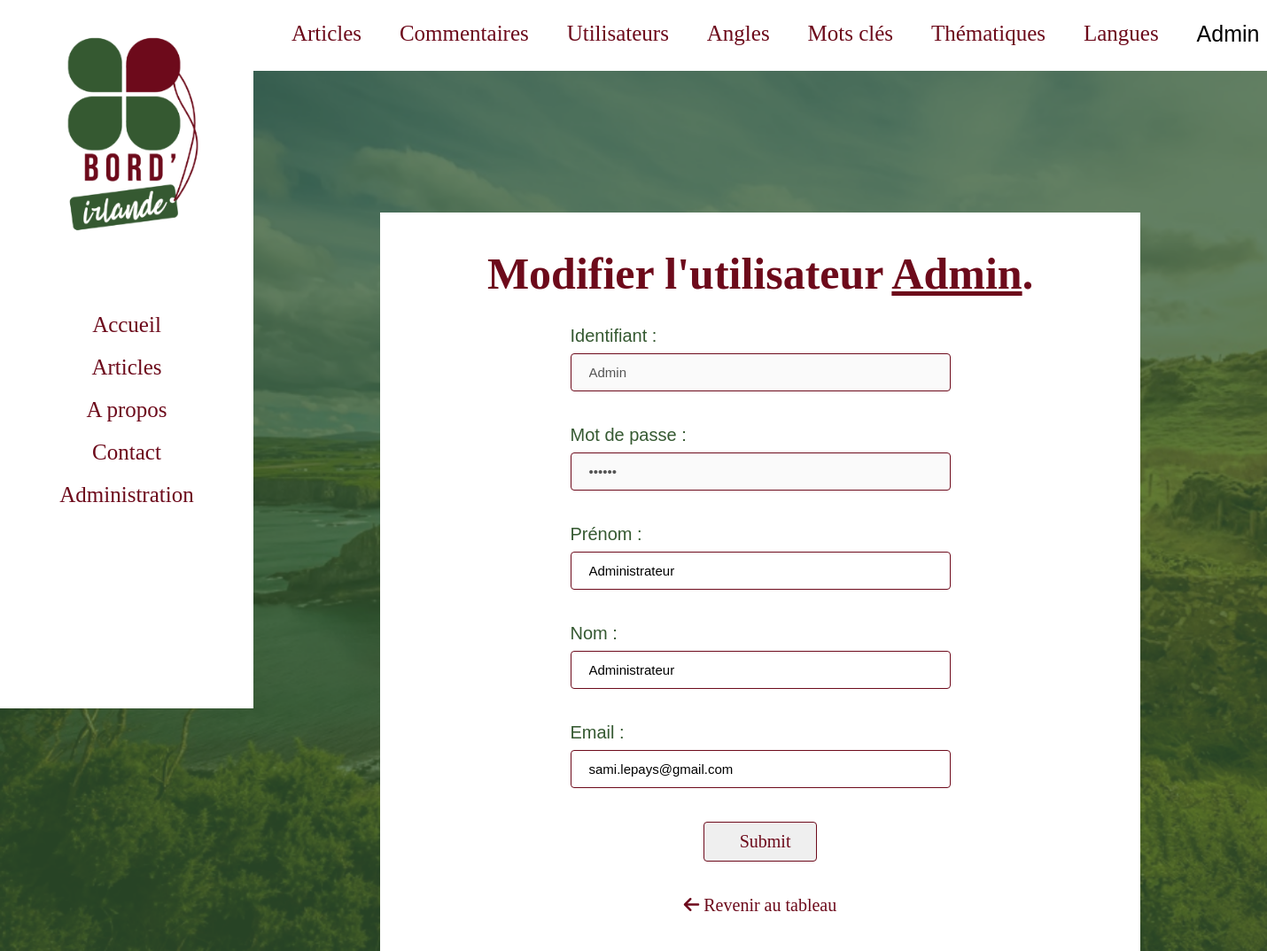
/utilisateurs/update.php?id=Admin (signed in), run on the app's committed database.
### tables this page shows
CREATE TABLE IF NOT EXISTS `user` (
  `Login` char(30) NOT NULL,
  `Pass` char(255) NOT NULL,
  `LastName` char(30) DEFAULT NULL,
  `FirstName` char(30) DEFAULT NULL,
  `EMail` char(50) NOT NULL,
  PRIMARY KEY (`Login`,`Pass`),
  KEY `USER_FK` (`Login`,`Pass`)
);

### utilisateurs/update.php (the view, shortened to what this page needs)
<?php
    include '../assets/php/connect_PDO.php';
?>
<!DOCTYPE html>
<html>
    <head>
		<link rel="stylesheet" href="../assets/css/style.css" />
    </head>
    <body>
        <?php include '../assets/php/menuInAdminShow.php'; ?>
            <div class="thematiques">
                            <?php include '../assets/php/menuAdmin.php'; ?>
                <div class="Update">
                            <?php
                                if(isset($_GET['id']) && !empty($_GET['id'])) {
                                    $req = $bdd->prepare('SELECT * FROM user WHERE Login = :id');
                                    $req->execute(array(
                                        'id' => $_GET['id']
                                    ));
                                    $donnees = $req->fetch();
                                    if(!empty($donnees)) {
                                        ?>
                                            <h1>Modifier l'utilisateur <span><?php echo $_GET['id']; ?></span>.</h1>
                                                <div class="UpdateContent">
                                                                        <form action="update.php?id=<?php echo $_GET['id']; ?>" method="POST">
                                                                            <div class="Margin">
                                                                                <label for="Login">Identifiant :</label>
                                                                                <input type="text" id="Login" name="Login" placeholder="JohnDoe33" size="30" maxlength="30" value="<?php echo $donnees['Login']; ?>" required disabled><br>
                                                                            </div>
                                                                            <div class="Margin">
                                                                                <label for="Pass">Mot de passe :</label>
                                                                                <input type="password" id="Pass" name="Pass" placeholder="Entrer votre mot de passe" maxlength="255" minlength="6" value="******" required disabled><br>
                                                                            </div>
                                                                            <div class="Margin">
                                                                                <label for="FirstName">Prénom :</label>
                                                                                <input type="text" id="FirstName" name="FirstName" placeholder="John" size="30" maxlength="30" value="<?php echo $donnees['FirstName']; ?>" required><br>
                                                                            </div>
                                                                            <div class="Margin">
                                                                                <label for="LastName">Nom :</label>
                                                                                <input type="text" id="LastName" name="LastName" placeholder="Doe" size="30" maxlength="30" autofocus="autofocus" value="<?php echo $donnees['LastName']; ?>" required><br>
                                                                            </div>
                                                                            <div class="Margin">
                                                                                <label for="EMail">Email :</label>
                                                                                <input type="email" id="EMail" name="EMail" placeholder="johndoe@exemple.com" size="50" maxlength="50" value="<?php echo $donnees['EMail']; ?>" required><br>
                                                                            </div>
                                                                            <div class="validerInput">
                                                                                <input type="submit"><br>
                                                                            </div>
                                                                        </form>
                                                    <div class="Margin validerInput">
                                                                        <a href="index.php" class="back"><i class="fas fa-arrow-left"></i> Revenir au tableau</a>
                                                                    <?php
                                                                } else {
                                                                    $_SESSION['answer'] = "<span>Cet utilisateur est introuvable !</span>";
                                                                    header('Location: index.php');
                                                                }
                                                            } else {
                                                                $_SESSION['answer'] = "<span>Cet utilisateur est introuvable !</span>";
                                                                header('Location: index.php');
                                                            }
                                                        ?>
                                                    </div>
                                                </div>
                </div>
            </div>
    </body>
</html>

### assets/css/style.css (style rules this page uses)
body { display: flex; margin: 0px; background-image: url("../images/image_2.png"); background-repeat: no-repeat; background-attachment: fixed; background-color: #345831; background-size: cover; width: 100vw; height: 100vh; }
.thematiques { display: flex; flex-direction: column; margin-left: 20vw; }
.thematiques h1 { font-family: 'Bebas Neue', cursive; color: #6D0A1B; text-align: center; font-size: 50px; padding-top: 10vh; margin: 0px; margin-top: 5vh; }
.Update { background-color: white; width: 60vw; height: auto; margin-top: 20vh; margin-left: 10vw; font-size: 20px; margin-bottom: 10vh; }
.Update h1 { padding-top: 0; }
.UpdateContent { color: #355931; width: 30vw; margin: 0px auto; font-family: Helvetica, sans-serif; margin-bottom: 5vh; }
.Margin { margin-top: 30px; }
.thematiques a { text-decoration: none; font-family: 'Bebas Neue', cursive; color: #355931; }
input { width: 100%; padding: 12px 20px; margin: 8px 0; box-sizing: border-box; border: 1px solid #6D0A1B; border-radius: 4px; font-size: 15px; font-family: 'Helvetica', sans-serif; font-weight: 400; }
input[type=submit], input[type=reset] { font-size: 20px; font-family: 'Bebas Neue', cursive; font-weight: 400; color: #6D0A1B; padding: 10px 40px; transition: 0.3s ease; margin-top: 30px; width: 30%; }
label { font-size: 20px; font-family: 'Helvetica', sans-serif; font-weight: 400; color: #355931; }
.validerInput { text-align: center; }
.Update h1 span { text-decoration: underline; }
.thematiques a { color: #6D0A1B; }

### data on the page
user: Login "Admin", FirstName "Administrateur", LastName "Administrateur", EMail "sami.lepays@gmail.com"

### other printed values
$_SESSION['login'] "Admin"
$_GET['id'] "Admin"
